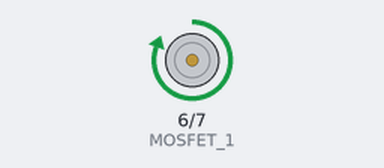
The sketch below on a simulated Arduino Uno, built with avr-gcc and run on an emulated ATmega328P. Shown: motor-driver pin pairs drawn as motors (green arrow = first pin HIGH = forward, orange = second pin HIGH = backward, longer = more drive).

Above: at 0.5 s.
Timing chart, 0 to 4.6 s (numbered marks = the images above):
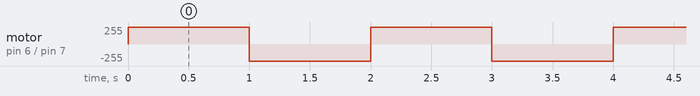

The sketch:

mosfet_alternate_d6_d7.ino
```cpp
// Arduino Uno: alternate two LED loads through IRLZ44N MOSFETs.
// D6 -> 220 ohm -> MOSFET 1 gate; D7 -> 220 ohm -> MOSFET 2 gate.
// Each gate -> its own 10k ohm -> GND. Both sources -> GND.
// Each load: 5V -> its own 220 ohm -> LED anode; LED cathode -> drain.
// Standalone test only: no Bluetooth, sensors, or main-circuit control.

const byte MOSFET_1 = 6;
const byte MOSFET_2 = 7;
const unsigned long HOLD_MS = 1000;

void setup() {
  // Set output latches LOW before enabling outputs.
  digitalWrite(MOSFET_1, LOW);
  digitalWrite(MOSFET_2, LOW);
  pinMode(MOSFET_1, OUTPUT);
  pinMode(MOSFET_2, OUTPUT);
}

void loop() {
  // LED 1 ON, LED 2 OFF. Turn the old channel off first.
  digitalWrite(MOSFET_2, LOW);
  digitalWrite(MOSFET_1, HIGH);
  delay(HOLD_MS);

  // LED 1 OFF, LED 2 ON.
  digitalWrite(MOSFET_1, LOW);
  digitalWrite(MOSFET_2, HIGH);
  delay(HOLD_MS);
}
```

Measured:
- by itself, motor on pin 6 (MOSFET_1) / pin 7 (MOSFET_2): alternates forward 255/255 for 1.0 s and backward 255/255 for 1.0 s
